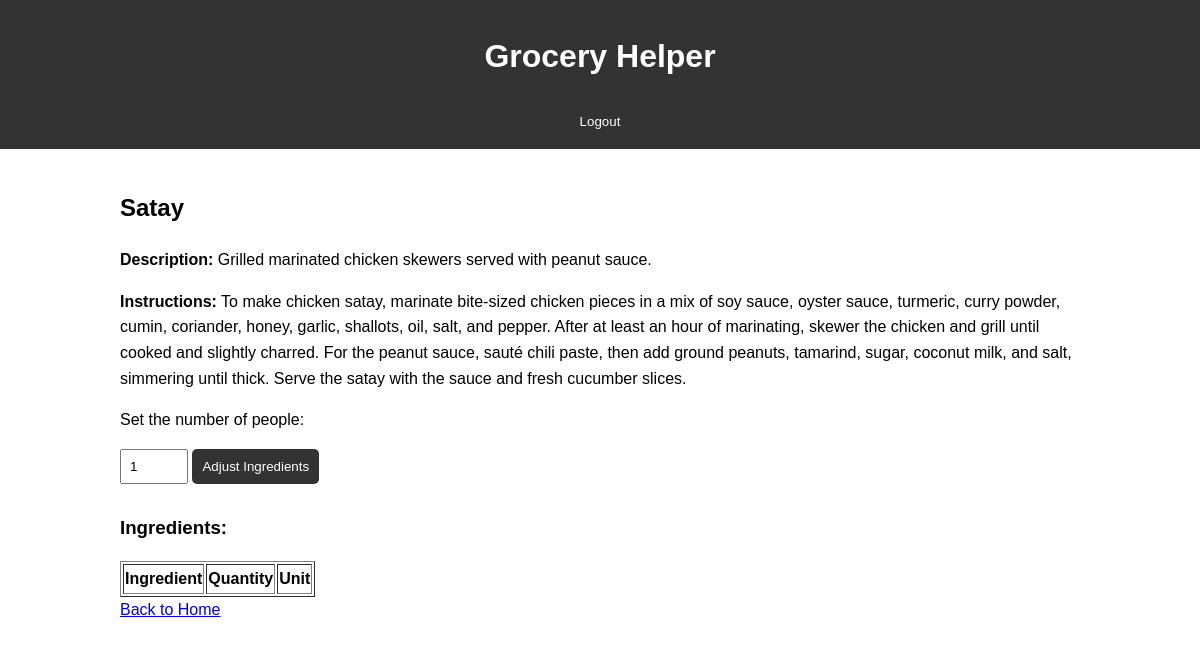
The page /meal/4 (signed in) on the database as committed earlier.
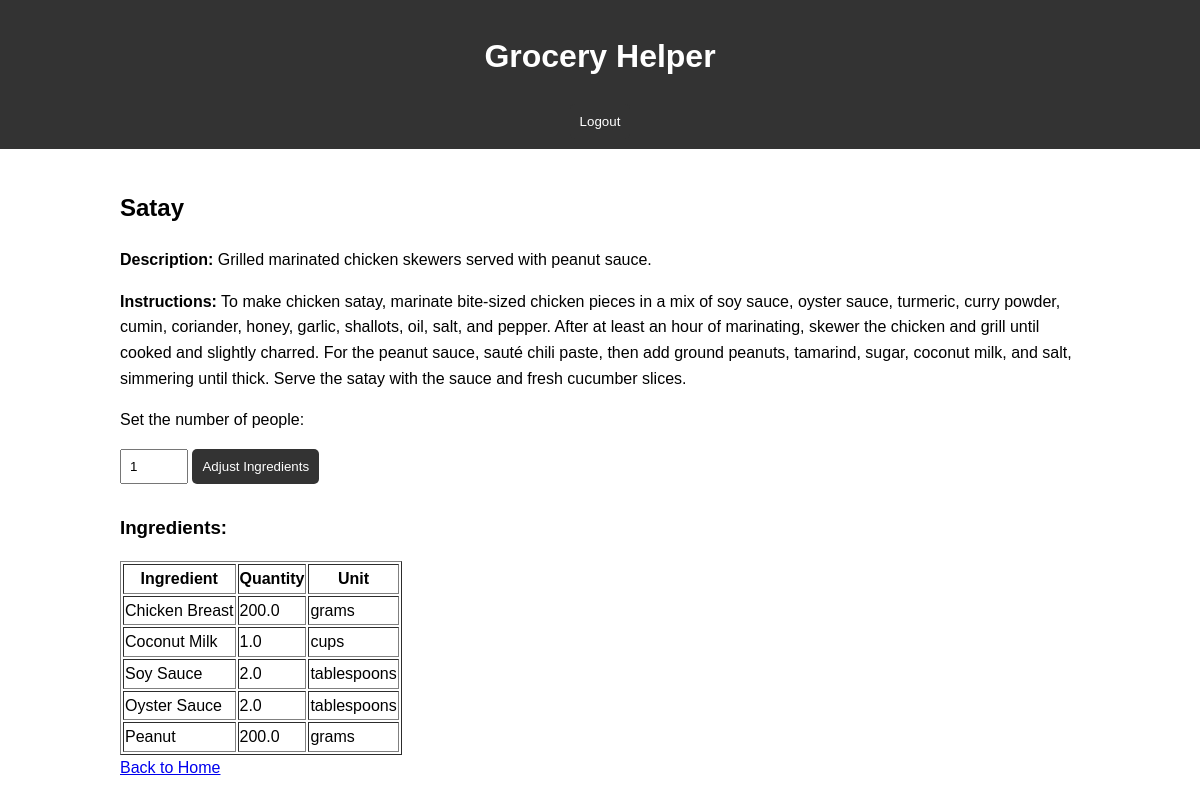
The same page on the database as committed later.
### tables this page shows
CREATE TABLE meals_ingredients (
    meal_id INTEGER,
    ingredient_id INTEGER,
    quantity REAL,
    PRIMARY KEY (meal_id, ingredient_id),
    FOREIGN KEY (meal_id) REFERENCES meals (id),
    FOREIGN KEY (ingredient_id) REFERENCES ingredients (id)
);

CREATE TABLE ingredients (
    id INTEGER PRIMARY KEY AUTOINCREMENT,
    name TEXT NOT NULL UNIQUE,
    unit TEXT,
    calories REAL
);

### app.py (the view)
@app.route('/meal/<int:meal_id>')
def meal_details(meal_id):
    if 'email' not in session:
        return redirect(url_for('login'))
    meal = get_meal_by_id(meal_id)
    conn = sqlite3.connect('meals.db')
    conn.row_factory = sqlite3.Row  # This will allow access by column name
    cursor = conn.cursor()
    cursor.execute("SELECT ingredients.name, meals_ingredients.quantity, ingredients.unit FROM meals_ingredients JOIN ingredients ON meals_ingredients.ingredient_id = ingredients.id WHERE meals_ingredients.meal_id = ?;", (meal_id,))
    ingredients = cursor.fetchall()
    if meal:
        return render_template('meal_details.html', meal=meal, ingredients=ingredients)
    return "Meal not found", 404

### app.py (called while the page is built)
def get_meal_by_id(meal_id):
    conn = sqlite3.connect('meals.db')
    conn.row_factory = sqlite3.Row  # This will allow access by column name
    cursor = conn.cursor()
    cursor.execute("SELECT * FROM meals WHERE id = ?", (meal_id,))
    meal = cursor.fetchone()
    conn.close()
    return meal

### templates/meal_details.html (shortened to what this page needs)
{% extends "base.html" %}
{% block content %}
<h2>{{ meal[1] }}</h2>
<p><strong>Description:</strong> {{ meal[2] }}</p>
<p><strong>Instructions:</strong> {{ meal[3] }}</p>
<p>Set the number of people:</p>
<input type="number" id="numPeople" value="1" min="1" onchange="adjustIngredients()" />
<button onclick="adjustIngredients()">Adjust Ingredients</button>
<h3>Ingredients:</h3>
<table border="1" id="ingredientsTable">
    <thead>
        <tr>
            <th>Ingredient</th>
            <th>Quantity</th>
            <th>Unit</th>
        </tr>
    </thead>
    <tbody>
        {% for ingredient in ingredients %}
        <tr>
            <td>{{ ingredient['name'] }}</td>
            <td class="quantity" data-original="{{ ingredient['quantity'] }}">{{ ingredient['quantity'] }}</td>
            <td>{{ ingredient['unit'] }}</td>
        </tr>
        {% endfor %}
    </tbody>
</table>
<a href="/">Back to Home</a>
{% endblock %}

Rows that differ between the two databases and show on the page:
added meals_ingredients: name "Chicken Breast", quantity "200.0", unit "grams"
added meals_ingredients: name "Coconut Milk", quantity "1.0", unit "cups"
added meals_ingredients: name "Soy Sauce", quantity "2.0", unit "tablespoons"
added meals_ingredients: name "Oyster Sauce", quantity "2.0", unit "tablespoons"
added meals_ingredients: name "Peanut", quantity "200.0", unit "grams"
